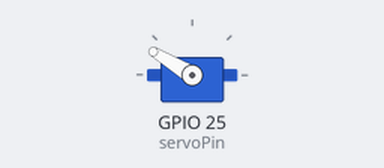
This program was run on a simulated ESP32 board running MicroPython. Parts: servo. Servo angles are drawn from the pulse width (0.5 ms = 0°, 2.5 ms = 180°).

Above: at 0.05 s.
Timing chart, 0 to 3.0 s (numbered marks = the images above):
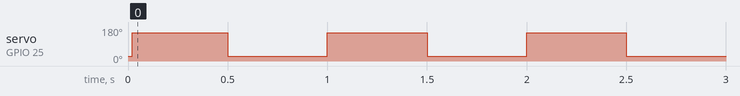

Measured:
- by itself, servo on GPIO 25 (servoPin): alternates 149° for 0.50 s and 25° for 0.50 s

The program:

main.py
```python
from machine import Pin,PWM
import time

pino = 25
servoPin = Pin(25,Pin.OUT)
motor = PWM(servoPin,freq = 50)
motor.duty(40)

while True:
    motor.duty(110)
    time.sleep(0.5)
    motor.duty(40)
    time.sleep(0.5)
```
